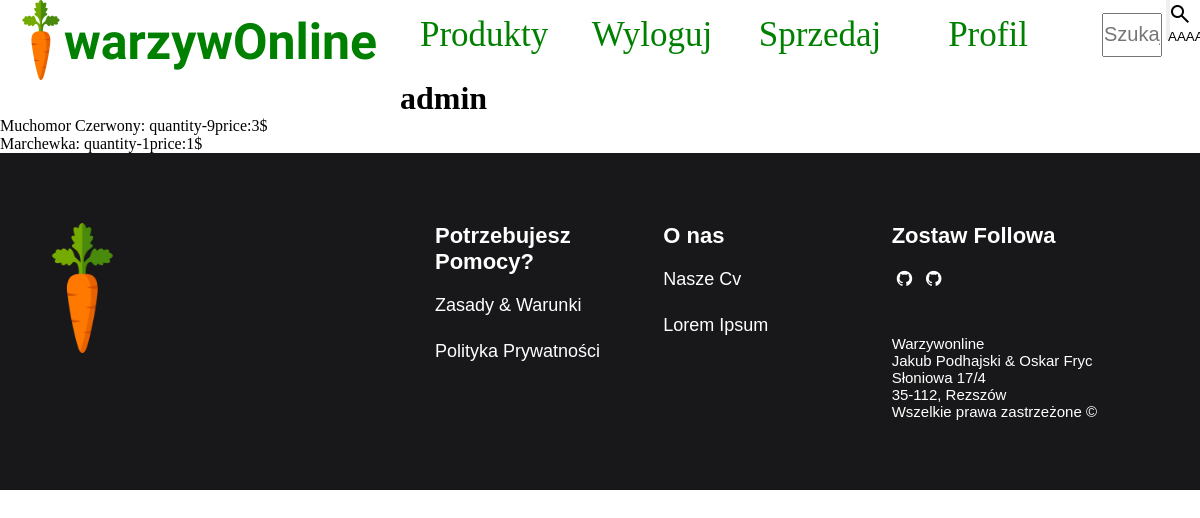
/profil (signed in), run on an earlier commit of the app's database.
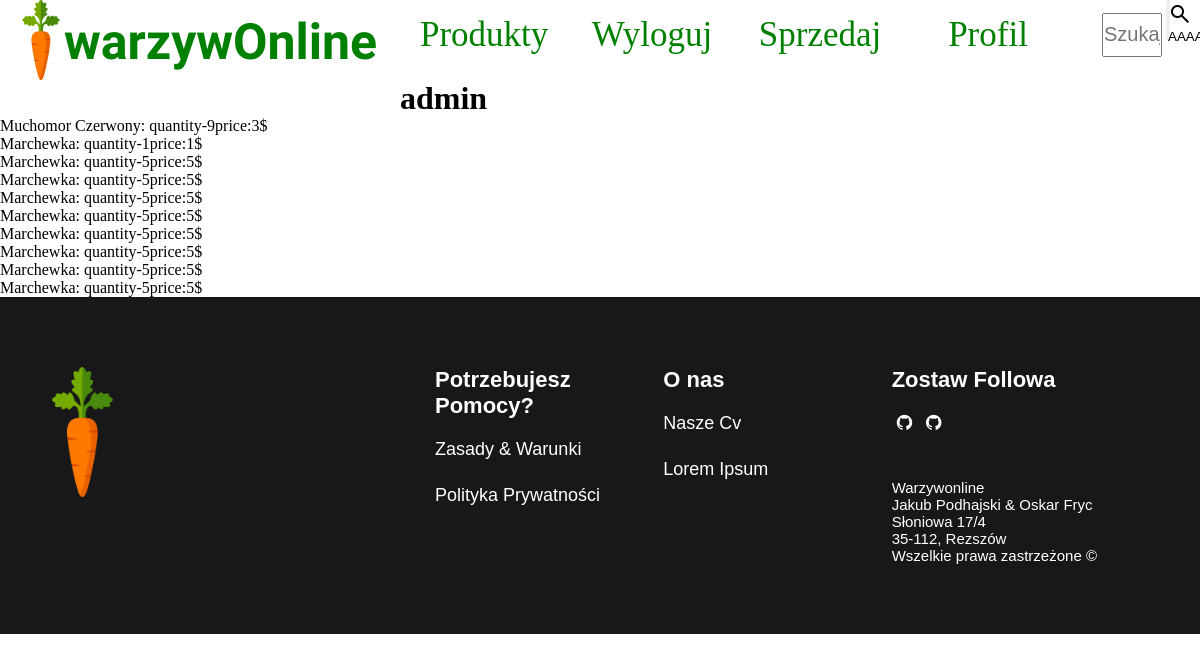
And on a later commit of the database.
### main/models.py (models this page shows, shortened)
class ProductToSell(models.Model):
    product = models.ForeignKey(Product, on_delete=models.CASCADE)
    price = models.IntegerField(
        validators=[MaxValueValidator(99999), MinValueValidator(1)]
    )
    quantity = models.IntegerField(
        validators=[MaxValueValidator(999), MinValueValidator(1)]
    )

class Product(models.Model):
    name = models.CharField(max_length=20)
    category = models.ManyToManyField(Category)

### main/views.py (the view)
# urls.py: path("profil", views.account, name="account"),
@login_required()
def account(request):
    user_object = User.objects.get(username=request.user.username)
    user_profile = Profile.objects.get(user=user_object)
    print(user_profile.user_products.all())
    return render(
        request,
        "main/account.html",
        {
            "user": user_object,
            "profile": user_profile,
            "products": user_profile.user_products.all(),
        },
    )

### main/templates/main/account.html (shortened to what this page needs)
{% extends "main/base.html" %}
{% block content %}
<h1>{{user}}</h1>
{% for product in products %}
<p>{{product.product.name}}: quantity-{{product.quantity}}price:{{product.price}}$</p>
{%endfor%}
{% endblock %}

What changed in the data, as far as the page shows it:
added ProductToSell: product.name "Marchewka", quantity "5", price "5"
added ProductToSell: product.name "Marchewka", quantity "5", price "5"
added ProductToSell: product.name "Marchewka", quantity "5", price "5"
added ProductToSell: product.name "Marchewka", quantity "5", price "5"
added ProductToSell: product.name "Marchewka", quantity "5", price "5"
added ProductToSell: product.name "Marchewka", quantity "5", price "5"
added ProductToSell: product.name "Marchewka", quantity "5", price "5"
added ProductToSell: product.name "Marchewka", quantity "5", price "5"
